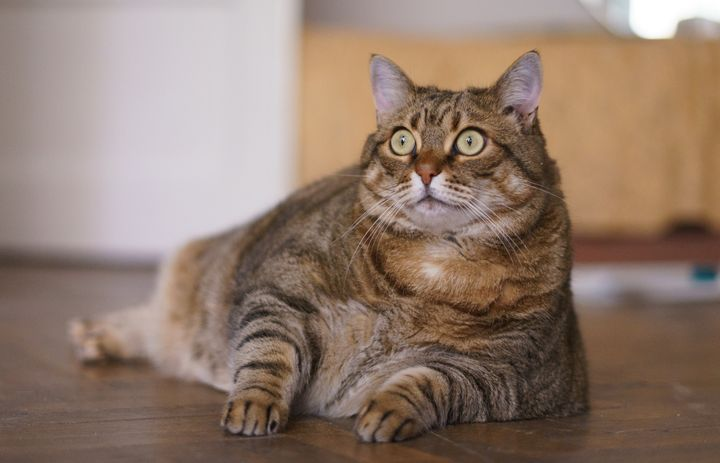
#> input picture CSE 5408 Projects/Project 7/ChubbyCat.png, 720 x 463 px
$ python Part_1.py
#> lines starting #> are read from the running program, lines starting #| are printed output that depends on the picture
import cv2

#Assign png image to variable
img = cv2.imread('ChubbyCat.png')
#> img is the input picture: shape (463, 720, 3); mean B, G, R 109.2, 122.8, 144.4

#Draw circle around cat's head.
cv2.circle(img, (440,160), 100, (255, 0, 0), 5)

#print text on image
img = cv2.putText(img,'Face detected!',(170,45),cv2.FONT_HERSHEY_SIMPLEX, 1.7, (255, 0, 0), 4)
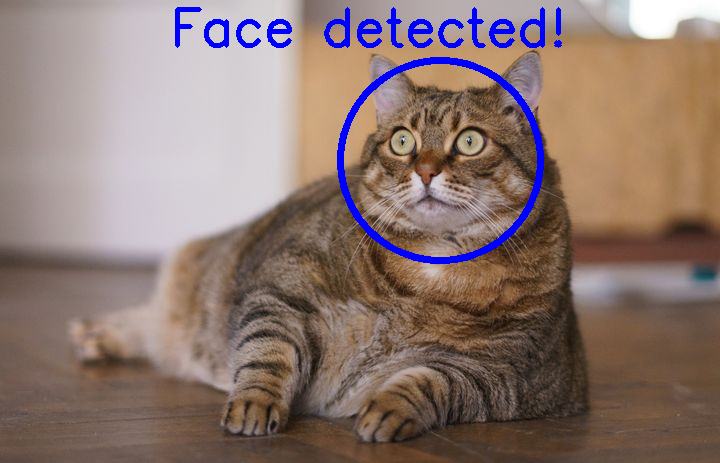
#> img: shape (463, 720, 3); mean B, G, R 112.7, 118.9, 139.9

#Display image
cv2.imshow("Part 1", img);
cv2.waitKey(0)
cv2.destroyAllWindows()
